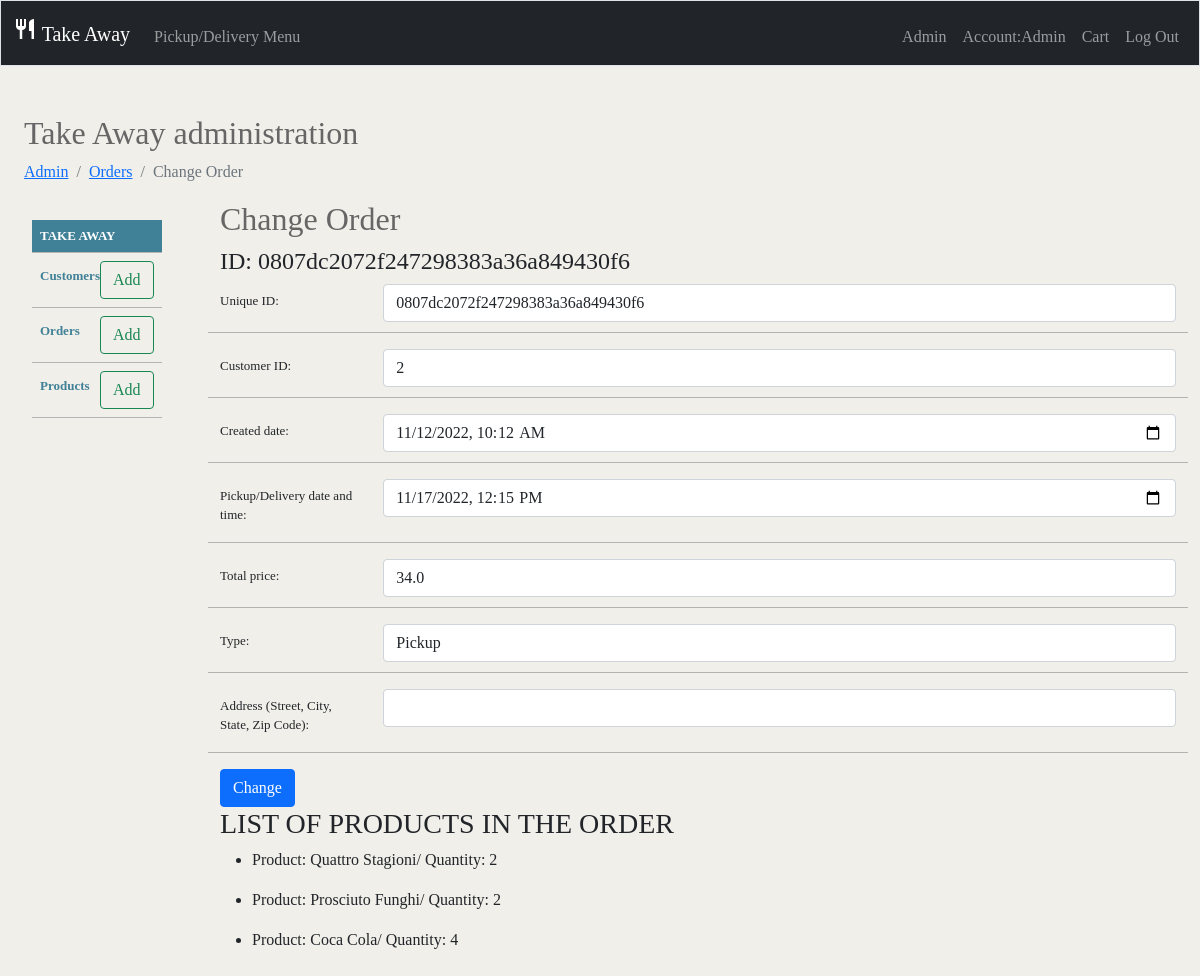
The app's page /admin/orders/2/change (signed in) with its own data.
### tables this page shows
CREATE TABLE orders (orderID INTEGER PRIMARY KEY AUTOINCREMENT NOT NULL, uniqueID TEXT NOT NULL, customerID INTEGER NOT NULL, created_at DATETIME NOT NULL, pickup_delivery_time DATETIME NOT NULL, total_price FLOAT NOT NULL, type varchar(40) NOT NULL, address TEXT);

CREATE TABLE product (productID INTEGER PRIMARY KEY AUTOINCREMENT NOT NULL, productName varchar(300) NOT NULL, price FLOAT NOT NULL, archive BOOLEAN DEFAULT false, category varchar(300), image varchar(255));

### app.py (the view, shortened to what this page needs)
@app.route('/admin/orders/<int:id_order>/change', methods=["GET", "POST"])
@login_required
@admin_required
def changeOrder(id_order):
    order = db.execute("SELECT * FROM orders WHERE orderID = ?", id_order)[0]
    if not order:
        flash("Something went wrong, order to change not foud")
        return redirect("/admin/orders")
    order_details = db.execute("SELECT * FROM order_details WHERE uniqueID = ?", order['uniqueID'])
    products = []
    for item in order_details:
        product = db.execute("SELECT * FROM product WHERE productID = ?", item['productID'])[0]
        itemDetail = {
            "productName": product['productName'],
            "quantity": item['quantity']
        }
        products.append(itemDetail)
    return render_template("changeOrder.html", order=order, products=products)

### app.py (called while the page is built)
@app.after_request
def after_request(response):
    response.headers["Cache-Control"] = "no-cache, no-store, must-revalidate"
    response.headers["Expires"] = 0
    response.headers["Pragma"] = "no-cache"
    return response

### helpers.py (called while the page is built)
def login_required(f):
    @wraps(f)
    def decorated_function(*args, **kwargs):
        if session.get("user_id") is None:
            return redirect("/login")
        return f(*args, **kwargs)
    return decorated_function

def admin_required(f):
    @wraps(f)
    def decorated_function(*args, **kwargs):
        if session.get("user_id") != 1:
            flash("Sorry, you must be the Admin to access the admin page!")
            return redirect("/")
        return f(*args, **kwargs)
    return decorated_function

### templates/changeOrder.html
{% extends "layout-admin.html" %}
{% block nav %}
    <nav aria-label="breadcrumb">
        <ol class="breadcrumb">
            <li class="breadcrumb-item"><a href="/admin">Admin</a></li>
            <li class="breadcrumb-item"><a href="/admin/orders">Orders</a></li>
            <li class="breadcrumb-item active" aria-current="page">Change Order</li>
        </ol>
    </nav>
{% endblock %}
{% block admin %}
    <h2 class="admin-area-title">Change Order</h2>
    <h4>ID: {{ order.uniqueID }}</h4>
    <form action="/admin/orders/{{ order.orderID }}/change" method="post">
        <div class="mb-3 row form-row">
            <label for="uniqueID" class="col-sm-2 col-form-label">Unique ID:</label>
            <div class="col-sm-10">
                <input autocomplete="off" class="form-control"  id="uniqueID" name="uniqueID" value="{{ order.uniqueID }}" type="text">
            </div>
        </div>
        <div class="mb-3 row form-row">
            <label for="customerID" class="col-sm-2 col-form-label">Customer ID:</label>
            <div class="col-sm-10">
                <input autocomplete="off" class="form-control"  id="customerID" name="customerID" value="{{ order.customerID }}" type="text">
            </div>
        </div>
        <div class="mb-3 row form-row">
            <label for="created_at" class="col-sm-2 col-form-label">Created date:</label>
            <div class="col-sm-10">
                <input autocomplete="off" class="form-control"  id="created_at" name="created_at" value="{{ order.created_at }}" type="datetime-local">
            </div>
        </div>
        <div class="mb-3 row form-row">
            <label for="pickup_delivery_time" class="col-sm-2 col-form-label">Pickup/Delivery date and time:</label>
            <div class="col-sm-10">
                <input autocomplete="off" class="form-control" id="pickup_delivery_time" name="pickup_delivery_time" value="{{ order.pickup_delivery_time }}" type="datetime-local">
            </div>
        </div>
        <div class="mb-3 row form-row">
            <label for="total_price" class="col-sm-2 col-form-label">Total price:</label>
            <div class="col-sm-10">
                <input autocomplete="off" class="form-control" id="total_price" name="total_price" value="{{ order.total_price }}" type="number" step="0.01">
            </div>
        </div>
        <div class="mb-3 row form-row">
            <label for="type" class="col-sm-2 col-form-label">Type:</label>
            <div class="col-sm-10">
                <select class="second-option form-control" id="type" name="type"  aria-label="Default select example">
                    <option id="value-type-order-database" selected value="{{ order.type }}">{{ order.type }}</option>
                </select>
            </div>
        </div>
        <div class="mb-3 row form-row">
            <label for="address" class="col-sm-2 col-form-label">Address (Street, City, State, Zip Code):</label>
            <div class="col-sm-10">
                <input autocomplete="off" class="form-control" id="address" name="address" value="{{ order.address }}" type="text">
            </div>
        </div>
        <button class="btn btn-primary" type="submit">Change</button>
    </form>
    <h3>LIST OF PRODUCTS IN THE ORDER</h3>
    <ul>
        {% for product in products%}
        <li>
            <p>Product: {{product.productName}}/ Quantity: {{product.quantity}}</p>
        </li>
        {% endfor %}
    </ul>
{% endblock %}

### static/style.css (style rules this page uses)
body { background: #f1efe9; font-family: "futura-pt"; }
.admin-area-title { color:#666; flex-grow: 1; }
.form-row { padding-bottom: 10px; font-size: 13px; border-bottom: 1px solid #a7a7a7d2; }

### records on screen
orders: uniqueID "0807dc2072f247298383a36a849430f6", customerID "2", created_at "11/12/2022 10:12", pickup_delivery_time "11/17/2022 12:15", total_price "34.0", type "Pickup"
product: productName "Quattro Stagioni", quantity "2"
product: productName "Prosciuto Funghi", quantity "2"
product: productName "Coca Cola", quantity "4"

### other values on screen
{{ session["name"] }} "Admin"
